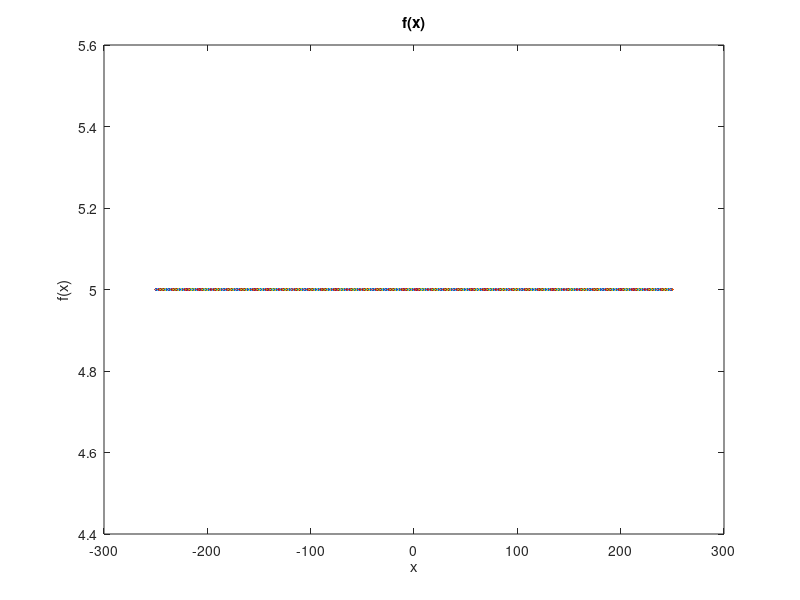
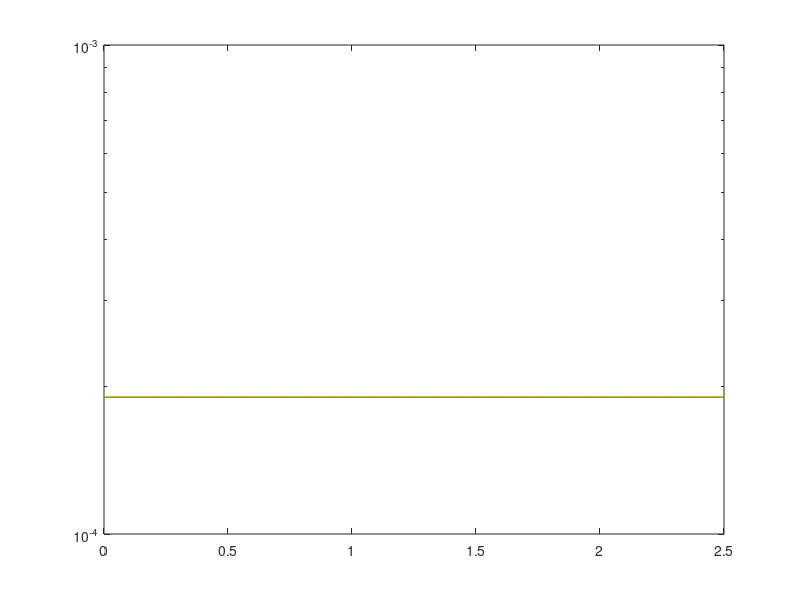

The MATLAB source for these figures, in order:
% Script to plot the Fourier Transform of a given function

% Define the sampling frequency
SF = 5;
% Create a vector of 10^5 points between -10 and 10
t = -250:1/SF:250;
% Input given function
x = input('input function: ');
% Minimum length of FFT multiplied by 20
n = (2^5)*(2^nextpow2(length(t))); % Length of FFT
% Apply Fast Fourier Transform
X = fft(x,n); 
% FFT is symmetric, throw away second half
X = X(1:n/2); 
% Ignore imaginary values of X
Y = X.*conj(X)/n;
% Normalise the frequency scale
f = (0:n/2-1)*SF/n;

figure;
plot(t,x);
title('f(x)'); 
xlabel('x'); 
ylabel('f(x)');

figure;

semilogy(f,Y);
hold all;

satisfied = false;

while (~satisfied)

    cutoff1 = input('where do you want cutoff1? (index, 200 is good): ');
    cutoff2 = input('where do you want cutoff2? (value): ');

    % THESE LINES FOR CUTTING OF ARTEFACTS
    for i = 1:length(f)
        if(f(i) > cutoff2)
            f = f(cutoff1:i); 
            Y = Y(cutoff1:i);
            Y2 = log(Y);
            break;
        end
    end
    
    semilogy(f,Y);
    hold all;

    satisfied = input('Satisfied? (true, false): ');
end